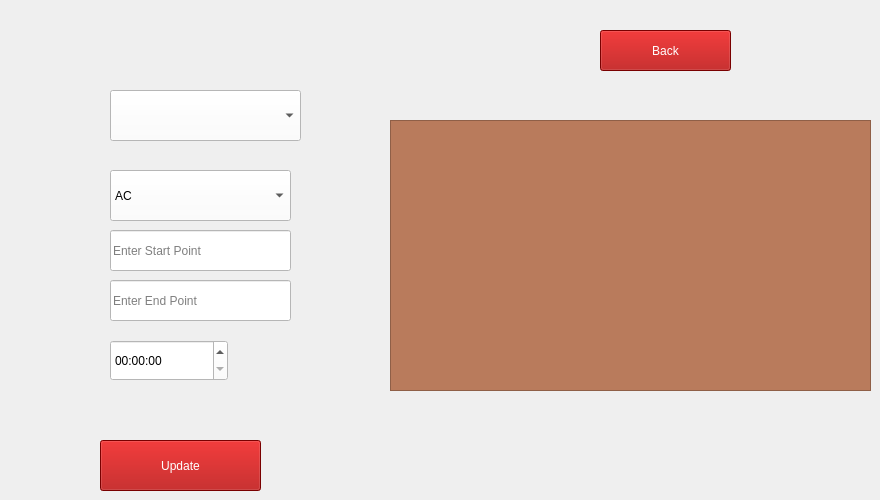
      <widget class="QWidget" name="EditBusPage">
       <widget class="QTableView" name="BusEditTable">
        <property name="geometry">
         <rect>
          <x>390</x>
          <y>120</y>
          <width>481</width>
          <height>271</height>
         </rect>
        </property>
        <property name="styleSheet">
         <string notr="true">background-color: rgb(185, 123, 92);</string>
        </property>
       </widget>
       <widget class="QComboBox" name="BusBox">
        <property name="geometry">
         <rect>
          <x>110</x>
          <y>90</y>
          <width>191</width>
          <height>51</height>
         </rect>
        </property>
        <property name="styleSheet">
         <string notr="true">background-color: rgb(255, 255, 255);
color: rgb(0, 0, 0);</string>
        </property>
       </widget>
       <widget class="QComboBox" name="BusType">
        <property name="geometry">
         <rect>
          <x>110</x>
          <y>170</y>
          <width>181</width>
          <height>51</height>
         </rect>
        </property>
        <property name="styleSheet">
         <string notr="true">background-color: rgb(255, 255, 255);
color: rgb(0, 0, 0);</string>
        </property>
        <item>
         <property name="text">
          <string>AC</string>
         </property>
        </item>
        <item>
         <property name="text">
          <string>NON AC</string>
         </property>
        </item>
       </widget>
       <widget class="QLineEdit" name="FromEdit">
        <property name="geometry">
         <rect>
          <x>110</x>
          <y>230</y>
          <width>181</width>
          <height>41</height>
         </rect>
        </property>
        <property name="styleSheet">
         <string notr="true">background-color: rgb(255, 255, 255);
color: rgb(0, 0, 0);</string>
        </property>
        <property name="placeholderText">
         <string>Enter Start Point</string>
        </property>
       </widget>
       <widget class="QLineEdit" name="ToEdit">
        <property name="geometry">
         <rect>
          <x>110</x>
          <y>280</y>
          <width>181</width>
          <height>41</height>
         </rect>
        </property>
        <property name="styleSheet">
         <string notr="true">background-color: rgb(255, 255, 255);</string>
        </property>
        <property name="placeholderText">
         <string>Enter End Point</string>
        </property>
       </widget>
       <widget class="QTimeEdit" name="timeEdit">
        <property name="geometry">
         <rect>
          <x>110</x>
          <y>340</y>
          <width>118</width>
          <height>41</height>
         </rect>
        </property>
        <property name="styleSheet">
         <string notr="true">background-color: rgb(255, 255, 255);
color: rgb(0, 0, 0);</string>
        </property>
       </widget>
       <widget class="QPushButton" name="BusUpdateButton">
        <property name="geometry">
         <rect>
          <x>100</x>
          <y>440</y>
          <width>161</width>
          <height>51</height>
         </rect>
        </property>
        <property name="styleSheet">
         <string notr="true">background-color: rgb(170, 0, 0);
color: rgb(255, 255, 255);
font: 700 9pt &quot;Segoe UI&quot;;
font: 700 9pt &quot;Segoe UI&quot;;
font: 14pt &quot;Segoe UI&quot;;</string>
        </property>
        <property name="text">
         <string>Update</string>
        </property>
       </widget>
       <widget class="QPushButton" name="BackButton_4">
        <property name="geometry">
         <rect>
          <x>600</x>
          <y>30</y>
          <width>131</width>
          <height>41</height>
         </rect>
        </property>
        <property name="styleSheet">
         <string notr="true">background-color: rgb(170, 0, 0);
color: rgb(255, 255, 255);
font: 700 9pt &quot;Segoe UI&quot;;
font: 700 9pt &quot;Segoe UI&quot;;
font: 14pt &quot;Segoe UI&quot;;</string>
        </property>
        <property name="text">
         <string>Back</string>
        </property>
       </widget>
      </widget>
